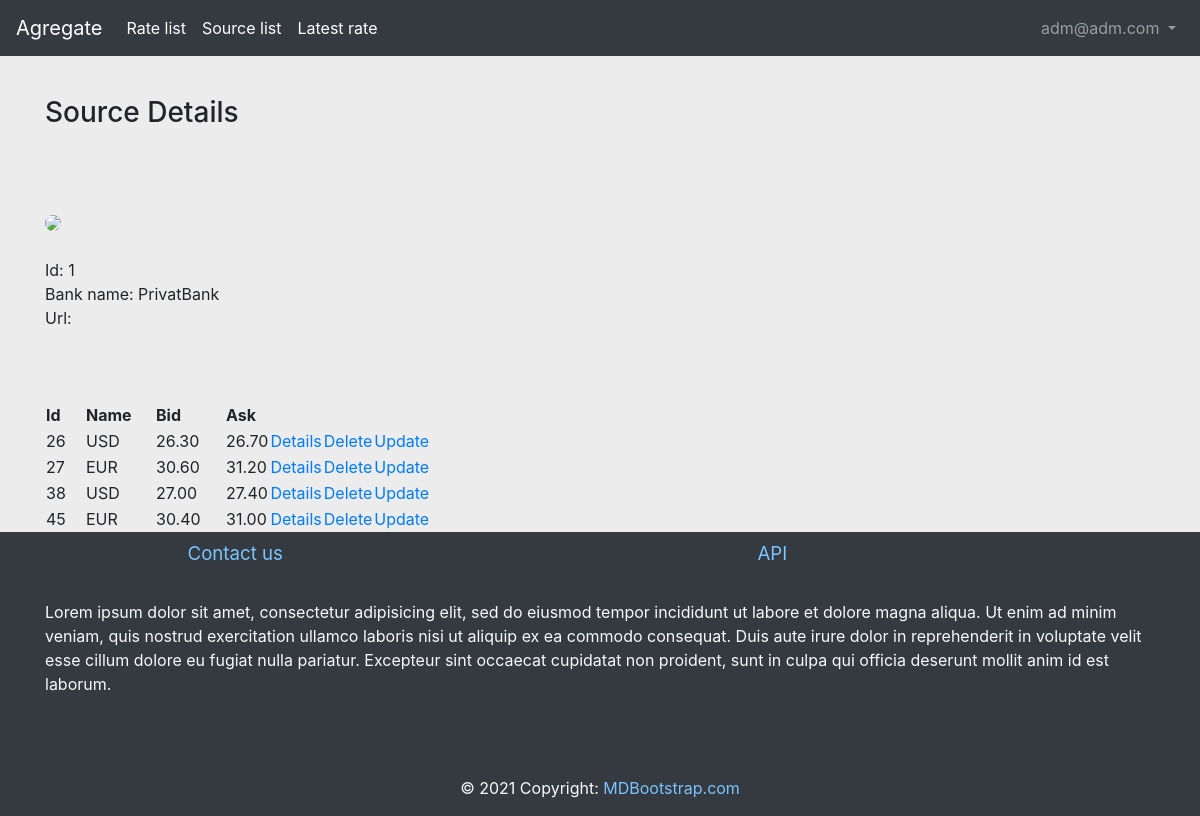
Page /currency/source/details/1/ (signed in) on the committed database.
### accounts/models.py (models this page shows, shortened)
class User(AbstractUser):
    USERNAME_FIELD = 'email'
    REQUIRED_FIELDS = ['username']
    avatar = models.FileField(
        upload_to=upload_avatar,
        blank=True,
        null=True,
        default=None,
    )
    phone = models.CharField(
        max_length=11,
        blank=True,
        null=True,
        default=None,
    )
    email = models.EmailField('email address', blank=True, unique=True)

### currency/models.py (models this page shows)
class Source(models.Model):
    name = models.CharField(max_length=64)
    code_name = models.CharField(max_length=24, unique=True, editable=False)
    source_url = models.CharField(max_length=256)
    logo = models.FileField(
        upload_to=upload_logo,
        blank=True,
        null=True,
        default=None,
    )

class Rate(models.Model):
    ask = models.DecimalField(max_digits=4, decimal_places=2)
    bid = models.DecimalField(max_digits=4, decimal_places=2)
    created = models.DateTimeField(auto_now_add=True)
    currency_name = models.CharField(
        max_length=3,
        choices=choices.RATE_TYPES,
        blank=False,
        null=False,
        default=choices.TYPE_USD,
    )
    source = models.ForeignKey(
        Source,
        related_name='rates',
        on_delete=models.CASCADE,
        choices=choices.SOURCE_TYPES
    )
    currency_type = models.CharField(max_length=8)

### currency/views.py (the view)
# urls.py: path('source/details/<int:pk>/', SourceDetailView.as_view(), name='source-details'),
class SourceDetailView(LoginRequiredMixin, DetailView):
    queryset = Source.objects.all()
    template_name = 'source_details.html'

### currency/templates/source_details.html
{% extends 'base.html' %}
{% load static %}
{% block main_content %}
    <br>
    <br>
    <br>
    <br>
    <h3>Source Details</h3>
    <br>
    <br>
    <br>
    {% if object.logo %}
        <img src="{{ object.logo.url }}" class="rounded-circle h150">
    {% else %}
        <img src = "{% static 'img/default_bank_logo.png' %}" class="rounded-circle h150">
    {% endif %}
    <br>
    <br>
    Id: {{ object.id }}<br>
    Bank name: {{ object.name }}<br>
    Url: {{ object.source_url }}<br>
    <br>
    <br>
    <br>
    <table>
        <colgroup>
            <col style="width: 40px">
            <col style="width: 70px" span='2'>
        </colgroup>
        <tr>
            <th>Id</th>
            <th>Name</th>
            <th>Bid</th>
            <th>Ask</th>
        </tr>
        {% for rate in object.rates.all %}
            <tr>
                <td>{{rate.id}}</td>
                <td>{{rate.currency_name}}</td>
                <td>{{rate.bid}}</td>
                <td>{{rate.ask}}</td>
                {%if request.user.is_authenticated%}
                    <td><a href="{% url 'currency:rate-details' rate.pk%}">Details</a></td>
                    {%if request.user.is_superuser%}
                        <td><a href="{% url 'currency:rate-delete' rate.pk%}">Delete</a></td>
                        <td><a href="{% url 'currency:rate-update' rate.pk%}">Update</a></td>
                    {%endif%}
                {%endif%}
            </tr>
        {% endfor %}
    </table>
{% endblock %}

### currency/templates/includes/navbar.html (shortened to what this page needs)
<nav class="navbar navbar-expand-sm bg-dark navbar-dark fixed-top">
    <a class="navbar-brand" href='{% url 'index'%}'>Agregate</a>
    <div class="collapse navbar-collapse" id="navbarNavDropdown">
        <ul class="navbar-nav mr-auto">
            <li class="nav-item active">
                <a class="nav-link" href="{% url 'currency:rate-list' %}">Rate list</a>
            </li>
            <li class="nav-item active">
                <a class="nav-link" href="{% url 'currency:source-list' %}">Source list</a>
            </li>
            <li class="nav-item active">
                <a class="nav-link" href="{% url 'currency:rate-latest' %}">Latest rate</a>
            </li>
        </ul>
        <ul class="navbar-nav ">
            {% if request.user.is_authenticated %}
                <li class="nav-item  dropdown my-2 my-lg-0">
                    <a class="nav-link dropdown-toggle" href="#" id="navbarDropdownMenuLink" role="button" data-toggle="dropdown" aria-haspopup="true" aria-expanded="false">
                        {{ request.user.email }}
                    </a>
                </li>
            {%endif%}
        </ul>
    </div>
</nav>

### static/css/main.css (style rules this page uses)
.h150 { height: 150px; }

### rows in the picture
User: user.email "adm@adm.com"
Source: id "1", name "PrivatBank"
Rate: id "26", currency_name "USD", bid "26.30", ask "26.70"
Rate: id "27", currency_name "EUR", bid "30.60", ask "31.20"
Rate: id "38", currency_name "USD", bid "27.00", ask "27.40"
Rate: id "45", currency_name "EUR", bid "30.40", ask "31.00"
